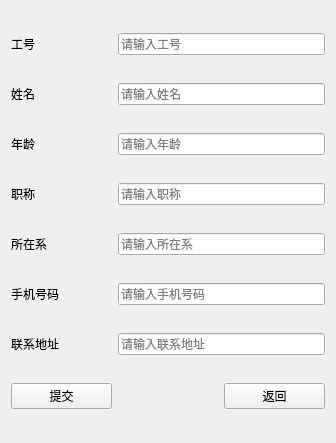
<?xml version="1.0" encoding="UTF-8"?>
<ui version="4.0">
 <class>Modify2_Form</class>
 <widget class="QWidget" name="Modify2_Form">
  <property name="geometry">
   <rect>
    <x>0</x>
    <y>0</y>
    <width>336</width>
    <height>443</height>
   </rect>
  </property>
  <property name="windowTitle">
   <string>Form</string>
  </property>
  <layout class="QGridLayout" name="gridLayout">
   <item row="0" column="0">
    <widget class="QLabel" name="label">
     <property name="text">
      <string>工号</string>
     </property>
    </widget>
   </item>
   <item row="0" column="1" colspan="2">
    <widget class="QLineEdit" name="lineEdit">
     <property name="text">
      <string/>
     </property>
     <property name="frame">
      <bool>true</bool>
     </property>
     <property name="echoMode">
      <enum>QLineEdit::Normal</enum>
     </property>
     <property name="placeholderText">
      <string>请输入工号</string>
     </property>
    </widget>
   </item>
   <item row="1" column="0">
    <widget class="QLabel" name="label_2">
     <property name="text">
      <string>姓名</string>
     </property>
    </widget>
   </item>
   <item row="1" column="1" colspan="2">
    <widget class="QLineEdit" name="lineEdit_2">
     <property name="placeholderText">
      <string>请输入姓名</string>
     </property>
    </widget>
   </item>
   <item row="2" column="0">
    <widget class="QLabel" name="label_3">
     <property name="text">
      <string>年龄</string>
     </property>
    </widget>
   </item>
   <item row="2" column="1" colspan="2">
    <widget class="QLineEdit" name="lineEdit_3">
     <property name="placeholderText">
      <string>请输入年龄</string>
     </property>
    </widget>
   </item>
   <item row="3" column="0">
    <widget class="QLabel" name="label_4">
     <property name="text">
      <string>职称</string>
     </property>
    </widget>
   </item>
   <item row="3" column="1" colspan="2">
    <widget class="QLineEdit" name="lineEdit_4">
     <property name="placeholderText">
      <string>请输入职称</string>
     </property>
    </widget>
   </item>
   <item row="4" column="0">
    <widget class="QLabel" name="label_5">
     <property name="text">
      <string>所在系</string>
     </property>
    </widget>
   </item>
   <item row="4" column="1" colspan="2">
    <widget class="QLineEdit" name="lineEdit_5">
     <property name="placeholderText">
      <string>请输入所在系</string>
     </property>
    </widget>
   </item>
   <item row="5" column="0">
    <widget class="QLabel" name="label_6">
     <property name="text">
      <string>手机号码</string>
     </property>
    </widget>
   </item>
   <item row="5" column="1" colspan="2">
    <widget class="QLineEdit" name="lineEdit_6">
     <property name="placeholderText">
      <string>请输入手机号码</string>
     </property>
    </widget>
   </item>
   <item row="6" column="0">
    <widget class="QLabel" name="label_7">
     <property name="text">
      <string>联系地址</string>
     </property>
    </widget>
   </item>
   <item row="6" column="1" colspan="2">
    <widget class="QLineEdit" name="lineEdit_7">
     <property name="text">
      <string/>
     </property>
     <property name="placeholderText">
      <string>请输入联系地址</string>
     </property>
    </widget>
   </item>
   <item row="7" column="0">
    <widget class="QPushButton" name="pushButton_2">
     <property name="text">
      <string>提交</string>
     </property>
    </widget>
   </item>
   <item row="7" column="2">
    <widget class="QPushButton" name="pushButton">
     <property name="text">
      <string>返回</string>
     </property>
    </widget>
   </item>
  </layout>
 </widget>
 <resources/>
 <connections/>
</ui>
